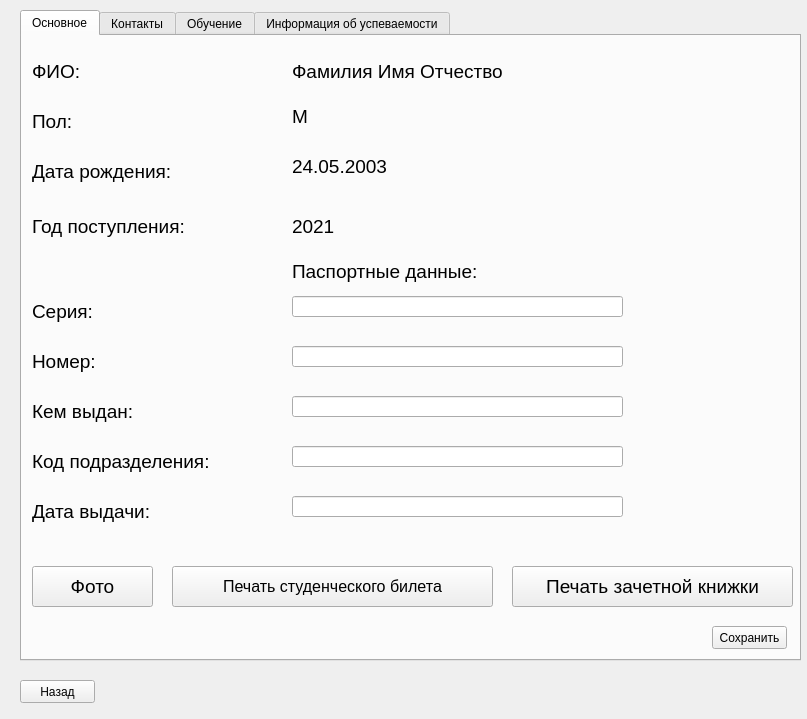
<?xml version="1.0" encoding="UTF-8"?>
<ui version="4.0">
 <class>Anketa</class>
 <widget class="QMainWindow" name="Anketa">
  <property name="geometry">
   <rect>
    <x>0</x>
    <y>0</y>
    <width>807</width>
    <height>719</height>
   </rect>
  </property>
  <property name="windowTitle">
   <string>MainWindow</string>
  </property>
  <widget class="QWidget" name="centralwidget">
   <widget class="QTabWidget" name="tabWidget">
    <property name="geometry">
     <rect>
      <x>20</x>
      <y>10</y>
      <width>781</width>
      <height>651</height>
     </rect>
    </property>
    <property name="currentIndex">
     <number>0</number>
    </property>
    <widget class="QWidget" name="tab">
     <attribute name="title">
      <string>Основное</string>
     </attribute>
     <widget class="QLabel" name="label">
      <property name="geometry">
       <rect>
        <x>10</x>
        <y>20</y>
        <width>51</width>
        <height>31</height>
       </rect>
      </property>
      <property name="font">
       <font>
        <pointsize>14</pointsize>
       </font>
      </property>
      <property name="text">
       <string>ФИО:</string>
      </property>
     </widget>
     <widget class="QLabel" name="label_2">
      <property name="geometry">
       <rect>
        <x>10</x>
        <y>70</y>
        <width>51</width>
        <height>31</height>
       </rect>
      </property>
      <property name="font">
       <font>
        <pointsize>14</pointsize>
       </font>
      </property>
      <property name="text">
       <string>Пол:</string>
      </property>
     </widget>
     <widget class="QLabel" name="label_3">
      <property name="geometry">
       <rect>
        <x>10</x>
        <y>120</y>
        <width>161</width>
        <height>31</height>
       </rect>
      </property>
      <property name="font">
       <font>
        <pointsize>14</pointsize>
       </font>
      </property>
      <property name="text">
       <string>Дата рождения:</string>
      </property>
     </widget>
     <widget class="QLabel" name="label_4">
      <property name="geometry">
       <rect>
        <x>10</x>
        <y>170</y>
        <width>161</width>
        <height>41</height>
       </rect>
      </property>
      <property name="font">
       <font>
        <pointsize>14</pointsize>
       </font>
      </property>
      <property name="text">
       <string>Год поступления:</string>
      </property>
     </widget>
     <widget class="QLabel" name="label_5">
      <property name="geometry">
       <rect>
        <x>270</x>
        <y>220</y>
        <width>191</width>
        <height>31</height>
       </rect>
      </property>
      <property name="font">
       <font>
        <pointsize>14</pointsize>
       </font>
      </property>
      <property name="text">
       <string>Паспортные данные:</string>
      </property>
     </widget>
     <widget class="QLabel" name="label_6">
      <property name="geometry">
       <rect>
        <x>10</x>
        <y>260</y>
        <width>161</width>
        <height>31</height>
       </rect>
      </property>
      <property name="font">
       <font>
        <pointsize>14</pointsize>
       </font>
      </property>
      <property name="text">
       <string>Серия:</string>
      </property>
     </widget>
     <widget class="QLabel" name="label_7">
      <property name="geometry">
       <rect>
        <x>10</x>
        <y>310</y>
        <width>161</width>
        <height>31</height>
       </rect>
      </property>
      <property name="font">
       <font>
        <pointsize>14</pointsize>
       </font>
      </property>
      <property name="text">
       <string>Номер:</string>
      </property>
     </widget>
     <widget class="QLabel" name="label_8">
      <property name="geometry">
       <rect>
        <x>10</x>
        <y>360</y>
        <width>161</width>
        <height>31</height>
       </rect>
      </property>
      <property name="font">
       <font>
        <pointsize>14</pointsize>
       </font>
      </property>
      <property name="text">
       <string>Кем выдан:</string>
      </property>
     </widget>
     <widget class="QLabel" name="label_9">
      <property name="geometry">
       <rect>
        <x>10</x>
        <y>410</y>
        <width>201</width>
        <height>31</height>
       </rect>
      </property>
      <property name="font">
       <font>
        <pointsize>14</pointsize>
       </font>
      </property>
      <property name="text">
       <string>Код подразделения:</string>
      </property>
     </widget>
     <widget class="QLabel" name="label_10">
      <property name="geometry">
       <rect>
        <x>10</x>
        <y>460</y>
        <width>201</width>
        <height>31</height>
       </rect>
      </property>
      <property name="font">
       <font>
        <pointsize>14</pointsize>
       </font>
      </property>
      <property name="text">
       <string>Дата выдачи:</string>
      </property>
     </widget>
     <widget class="QPushButton" name="btn_photo">
      <property name="geometry">
       <rect>
        <x>10</x>
        <y>530</y>
        <width>121</width>
        <height>41</height>
       </rect>
      </property>
      <property name="font">
       <font>
        <pointsize>14</pointsize>
       </font>
      </property>
      <property name="text">
       <string>Фото</string>
      </property>
     </widget>
     <widget class="QLabel" name="label_fio">
      <property name="geometry">
       <rect>
        <x>270</x>
        <y>20</y>
        <width>261</width>
        <height>31</height>
       </rect>
      </property>
      <property name="font">
       <font>
        <pointsize>14</pointsize>
       </font>
      </property>
      <property name="text">
       <string>Фамилия Имя Отчество</string>
      </property>
     </widget>
     <widget class="QLabel" name="label_sex">
      <property name="geometry">
       <rect>
        <x>270</x>
        <y>60</y>
        <width>261</width>
        <height>41</height>
       </rect>
      </property>
      <property name="font">
       <font>
        <pointsize>14</pointsize>
       </font>
      </property>
      <property name="text">
       <string>М</string>
      </property>
     </widget>
     <widget class="QLabel" name="label_birthday">
      <property name="geometry">
       <rect>
        <x>270</x>
        <y>110</y>
        <width>261</width>
        <height>41</height>
       </rect>
      </property>
      <property name="font">
       <font>
        <pointsize>14</pointsize>
       </font>
      </property>
      <property name="text">
       <string>24.05.2003</string>
      </property>
     </widget>
     <widget class="QLabel" name="label_year_join">
      <property name="geometry">
       <rect>
        <x>270</x>
        <y>160</y>
        <width>261</width>
        <height>61</height>
       </rect>
      </property>
      <property name="font">
       <font>
        <pointsize>14</pointsize>
       </font>
      </property>
      <property name="text">
       <string>2021</string>
      </property>
     </widget>
     <widget class="QLineEdit" name="edit_serial">
      <property name="geometry">
       <rect>
        <x>270</x>
        <y>260</y>
        <width>331</width>
        <height>21</height>
       </rect>
      </property>
     </widget>
     <widget class="QLineEdit" name="edit_number">
      <property name="geometry">
       <rect>
        <x>270</x>
        <y>310</y>
        <width>331</width>
        <height>21</height>
       </rect>
      </property>
     </widget>
     <widget class="QLineEdit" name="edit_gave">
      <property name="geometry">
       <rect>
        <x>270</x>
        <y>360</y>
        <width>331</width>
        <height>21</height>
       </rect>
      </property>
     </widget>
     <widget class="QLineEdit" name="edit_code">
      <property name="geometry">
       <rect>
        <x>270</x>
        <y>410</y>
        <width>331</width>
        <height>21</height>
       </rect>
      </property>
     </widget>
     <widget class="QLineEdit" name="edit_date">
      <property name="geometry">
       <rect>
        <x>270</x>
        <y>460</y>
        <width>331</width>
        <height>21</height>
       </rect>
      </property>
     </widget>
     <widget class="QPushButton" name="btn_save">
      <property name="geometry">
       <rect>
        <x>690</x>
        <y>590</y>
        <width>75</width>
        <height>23</height>
       </rect>
      </property>
      <property name="text">
       <string>Сохранить</string>
      </property>
     </widget>
     <widget class="QPushButton" name="btn_study_ticket">
      <property name="geometry">
       <rect>
        <x>150</x>
        <y>530</y>
        <width>321</width>
        <height>41</height>
       </rect>
      </property>
      <property name="font">
       <font>
        <pointsize>12</pointsize>
       </font>
      </property>
      <property name="text">
       <string>Печать студенческого билета</string>
      </property>
     </widget>
     <widget class="QPushButton" name="btn_zachetka">
      <property name="geometry">
       <rect>
        <x>490</x>
        <y>530</y>
        <width>281</width>
        <height>41</height>
       </rect>
      </property>
      <property name="font">
       <font>
        <pointsize>14</pointsize>
       </font>
      </property>
      <property name="text">
       <string>Печать зачетной книжки</string>
      </property>
     </widget>
    </widget>
    <widget class="QWidget" name="tab_2">
     <attribute name="title">
      <string>Контакты</string>
     </attribute>
     <widget class="QLabel" name="label_11">
      <property name="geometry">
       <rect>
        <x>20</x>
        <y>70</y>
        <width>61</width>
        <height>31</height>
       </rect>
      </property>
      <property name="font">
       <font>
        <pointsize>14</pointsize>
       </font>
      </property>
      <property name="text">
       <string>E-mail:</string>
      </property>
     </widget>
     <widget class="QLabel" name="label_12">
      <property name="geometry">
       <rect>
        <x>20</x>
        <y>120</y>
        <width>181</width>
        <height>31</height>
       </rect>
      </property>
      <property name="font">
       <font>
        <pointsize>14</pointsize>
       </font>
      </property>
      <property name="text">
       <string>Адрес по прописке:</string>
      </property>
     </widget>
     <widget class="QLabel" name="label_13">
      <property name="geometry">
       <rect>
        <x>20</x>
        <y>20</y>
        <width>91</width>
        <height>31</height>
       </rect>
      </property>
      <property name="font">
       <font>
        <pointsize>14</pointsize>
       </font>
      </property>
      <property name="text">
       <string>Телефон:</string>
      </property>
     </widget>
     <widget class="QLabel" name="label_14">
      <property name="geometry">
       <rect>
        <x>20</x>
        <y>170</y>
        <width>181</width>
        <height>41</height>
       </rect>
      </property>
      <property name="font">
       <font>
        <pointsize>14</pointsize>
       </font>
      </property>
      <property name="text">
       <string>Адрес проживания:</string>
      </property>
     </widget>
     <widget class="QLineEdit" name="edit_phone_number">
      <property name="geometry">
       <rect>
        <x>240</x>
        <y>20</y>
        <width>331</width>
        <height>21</height>
       </rect>
      </property>
     </widget>
     <widget class="QLineEdit" name="edit_email">
      <property name="geometry">
       <rect>
        <x>240</x>
        <y>70</y>
        <width>331</width>
        <height>21</height>
       </rect>
      </property>
     </widget>
     <widget class="QLineEdit" name="edit_adress_1">
      <property name="geometry">
       <rect>
        <x>240</x>
        <y>120</y>
        <width>331</width>
        <height>21</height>
       </rect>
      </property>
     </widget>
     <widget class="QLineEdit" name="edit_adress_2">
      <property name="geometry">
       <rect>
        <x>240</x>
        <y>180</y>
        <width>331</width>
        <height>21</height>
       </rect>
      </property>
     </widget>
     <widget class="QPushButton" name="btn_save_2">
      <property name="geometry">
       <rect>
        <x>690</x>
        <y>590</y>
        <width>75</width>
        <height>23</height>
       </rect>
      </property>
      <property name="text">
       <string>Сохранить</string>
      </property>
     </widget>
    </widget>
    <widget class="QWidget" name="tab_3">
     <attribute name="title">
      <string>Обучение</string>
     </attribute>
     <widget class="QPushButton" name="btn_save_3">
      <property name="geometry">
       <rect>
        <x>690</x>
        <y>590</y>
        <width>75</width>
        <height>23</height>
       </rect>
      </property>
      <property name="text">
       <string>Сохранить</string>
      </property>
     </widget>
     <widget class="QLabel" name="label_15">
      <property name="geometry">
       <rect>
        <x>10</x>
        <y>60</y>
        <width>131</width>
        <height>31</height>
       </rect>
      </property>
      <property name="font">
       <font>
        <pointsize>14</pointsize>
       </font>
      </property>
      <property name="text">
       <string>Направление:</string>
      </property>
     </widget>
     <widget class="QLabel" name="label_16">
      <property name="geometry">
       <rect>
        <x>10</x>
        <y>160</y>
        <width>261</width>
        <height>41</height>
       </rect>
      </property>
      <property name="font">
       <font>
        <pointsize>14</pointsize>
       </font>
      </property>
      <property name="text">
       <string>Номер студенческого билета:</string>
      </property>
     </widget>
     <widget class="QLabel" name="label_17">
      <property name="geometry">
       <rect>
        <x>10</x>
        <y>110</y>
        <width>181</width>
        <height>31</height>
       </rect>
      </property>
      <property name="font">
       <font>
        <pointsize>14</pointsize>
       </font>
      </property>
      <property name="text">
       <string>Номер группы:</string>
      </property>
     </widget>
     <widget class="QLabel" name="label_18">
      <property name="geometry">
       <rect>
        <x>10</x>
        <y>10</y>
        <width>101</width>
        <height>31</height>
       </rect>
      </property>
      <property name="font">
       <font>
        <pointsize>14</pointsize>
       </font>
      </property>
      <property name="text">
       <string>Факультет:</string>
      </property>
     </widget>
     <widget class="QLabel" name="label_19">
      <property name="geometry">
       <rect>
        <x>10</x>
        <y>260</y>
        <width>261</width>
        <height>31</height>
       </rect>
      </property>
      <property name="font">
       <font>
        <pointsize>14</pointsize>
       </font>
      </property>
      <property name="text">
       <string>Номер читательского билета:</string>
      </property>
     </widget>
     <widget class="QLabel" name="label_20">
      <property name="geometry">
       <rect>
        <x>10</x>
        <y>210</y>
        <width>261</width>
        <height>31</height>
       </rect>
      </property>
      <property name="font">
       <font>
        <pointsize>14</pointsize>
       </font>
      </property>
      <property name="text">
       <string>Номер зачетной книжки:</string>
      </property>
     </widget>
     <widget class="QLabel" name="label_21">
      <property name="geometry">
       <rect>
        <x>10</x>
        <y>360</y>
        <width>181</width>
        <height>41</height>
       </rect>
      </property>
      <property name="font">
       <font>
        <pointsize>14</pointsize>
       </font>
      </property>
      <property name="text">
       <string>Дата отчисления:</string>
      </property>
     </widget>
     <widget class="QLabel" name="label_22">
      <property name="geometry">
       <rect>
        <x>10</x>
        <y>310</y>
        <width>181</width>
        <height>31</height>
       </rect>
      </property>
      <property name="font">
       <font>
        <pointsize>14</pointsize>
       </font>
      </property>
      <property name="text">
       <string>Дата зачисления:</string>
      </property>
     </widget>
     <widget class="QLineEdit" name="edit_chit_bilet">
      <property name="geometry">
       <rect>
        <x>320</x>
        <y>270</y>
        <width>301</width>
        <height>20</height>
       </rect>
      </property>
     </widget>
     <widget class="QComboBox" name="comboBox_group_number">
      <property name="geometry">
       <rect>
        <x>320</x>
        <y>110</y>
        <width>291</width>
        <height>22</height>
       </rect>
      </property>
      <item>
       <property name="text">
        <string>69</string>
       </property>
      </item>
      <item>
       <property name="text">
        <string>228</string>
       </property>
      </item>
     </widget>
     <widget class="QLabel" name="label_facultet">
      <property name="geometry">
       <rect>
        <x>320</x>
        <y>10</y>
        <width>421</width>
        <height>31</height>
       </rect>
      </property>
      <property name="font">
       <font>
        <pointsize>14</pointsize>
       </font>
      </property>
      <property name="text">
       <string>Факультет</string>
      </property>
     </widget>
     <widget class="QLabel" name="label_branch">
      <property name="geometry">
       <rect>
        <x>320</x>
        <y>50</y>
        <width>431</width>
        <height>41</height>
       </rect>
      </property>
      <property name="font">
       <font>
        <pointsize>14</pointsize>
       </font>
      </property>
      <property name="text">
       <string>Направление</string>
      </property>
     </widget>
     <widget class="QLabel" name="label_stud_number">
      <property name="geometry">
       <rect>
        <x>320</x>
        <y>160</y>
        <width>131</width>
        <height>41</height>
       </rect>
      </property>
      <property name="font">
       <font>
        <pointsize>14</pointsize>
       </font>
      </property>
      <property name="text">
       <string>22345</string>
      </property>
     </widget>
     <widget class="QLabel" name="label_zach_number">
      <property name="geometry">
       <rect>
        <x>320</x>
        <y>200</y>
        <width>131</width>
        <height>41</height>
       </rect>
      </property>
      <property name="font">
       <font>
        <pointsize>14</pointsize>
       </font>
      </property>
      <property name="text">
       <string>22345</string>
      </property>
     </widget>
     <widget class="QLabel" name="label_date_zach">
      <property name="geometry">
       <rect>
        <x>320</x>
        <y>300</y>
        <width>131</width>
        <height>41</height>
       </rect>
      </property>
      <property name="font">
       <font>
        <pointsize>14</pointsize>
       </font>
      </property>
      <property name="text">
       <string>17.03.2021</string>
      </property>
     </widget>
     <widget class="QLabel" name="label_date_otch">
      <property name="geometry">
       <rect>
        <x>320</x>
        <y>360</y>
        <width>131</width>
        <height>41</height>
       </rect>
      </property>
      <property name="font">
       <font>
        <pointsize>14</pointsize>
       </font>
      </property>
      <property name="text">
       <string>17.03.2025</string>
      </property>
     </widget>
    </widget>
    <widget class="QWidget" name="tab_4">
     <attribute name="title">
      <string>Информация об успеваемости</string>
     </attribute>
     <widget class="QTabWidget" name="tabWidget_2">
      <property name="geometry">
       <rect>
        <x>0</x>
        <y>0</y>
        <width>781</width>
        <height>611</height>
       </rect>
      </property>
      <property name="currentIndex">
       <number>5</number>
      </property>
      <widget class="QWidget" name="tab_5">
       <attribute name="title">
        <string>Лабораторные</string>
       </attribute>
       <widget class="QTableWidget" name="tableWidget">
        <property name="geometry">
         <rect>
          <x>10</x>
          <y>10</y>
          <width>751</width>
          <height>421</height>
         </rect>
        </property>
        <row>
         <property name="text">
          <string>1</string>
         </property>
        </row>
        <column>
         <property name="text">
          <string>id</string>
         </property>
        </column>
        <column>
         <property name="text">
          <string>Название</string>
         </property>
        </column>
        <column>
         <property name="text">
          <string>Предмет</string>
         </property>
        </column>
        <column>
         <property name="text">
          <string>Оценка</string>
         </property>
        </column>
        <item row="0" column="0">
         <property name="text">
          <string>1</string>
         </property>
        </item>
        <item row="0" column="1">
         <property name="text">
          <string>Разработка на 1С</string>
         </property>
        </item>
        <item row="0" column="2">
         <property name="text">
          <string>Информатика</string>
         </property>
        </item>
        <item row="0" column="3">
         <property name="text">
          <string>5</string>
         </property>
        </item>
       </widget>
       <widget class="QPushButton" name="pushButton">
        <property name="geometry">
         <rect>
          <x>644</x>
          <y>542</y>
          <width>121</width>
          <height>31</height>
         </rect>
        </property>
        <property name="text">
         <string>Добавить</string>
        </property>
       </widget>
       <widget class="QLineEdit" name="lineEdit">
        <property name="geometry">
         <rect>
          <x>110</x>
          <y>440</y>
          <width>371</width>
          <height>20</height>
         </rect>
        </property>
       </widget>
       <widget class="QLabel" name="label_23">
        <property name="geometry">
         <rect>
          <x>10</x>
          <y>440</y>
          <width>101</width>
          <height>16</height>
         </rect>
        </property>
        <property name="font">
         <font>
          <pointsize>12</pointsize>
         </font>
        </property>
        <property name="text">
         <string>Название:</string>
        </property>
       </widget>
       <widget class="QLabel" name="label_24">
        <property name="geometry">
         <rect>
          <x>10</x>
          <y>470</y>
          <width>101</width>
          <height>16</height>
         </rect>
        </property>
        <property name="font">
         <font>
          <pointsize>12</pointsize>
         </font>
        </property>
        <property name="text">
         <string>Предмет:</string>
        </property>
       </widget>
       <widget class="QLineEdit" name="lineEdit_2">
        <property name="geometry">
         <rect>
          <x>110</x>
          <y>470</y>
          <width>371</width>
          <height>20</height>
         </rect>
        </property>
       </widget>
       <widget class="QLabel" name="label_25">
        <property name="geometry">
         <rect>
          <x>10</x>
          <y>500</y>
          <width>101</width>
          <height>16</height>
         </rect>
        </property>
        <property name="font">
         <font>
          <pointsize>12</pointsize>
         </font>
        </property>
        <property name="text">
         <string>Оценка:</string>
        </property>
       </widget>
       <widget class="QLineEdit" name="lineEdit_3">
        <property name="geometry">
         <rect>
          <x>110</x>
          <y>500</y>
          <width>371</width>
          <height>20</height>
         </rect>
        </property>
       </widget>
      </widget>
      <widget class="QWidget" name="tab_6">
       <attribute name="title">
        <string>Курсовые</string>
       </attribute>
       <widget class="QPushButton" name="pushButton_2">
        <property name="geometry">
         <rect>
          <x>644</x>
          <y>542</y>
          <width>121</width>
          <height>31</height>
         </rect>
        </property>
        <property name="text">
         <string>Добавить</string>
        </property>
       </widget>
       <widget class="QLineEdit" name="lineEdit_4">
        <property name="geometry">
         <rect>
          <x>110</x>
          <y>500</y>
          <width>371</width>
          <height>20</height>
         </rect>
        </property>
       </widget>
       <widget class="QLineEdit" name="lineEdit_5">
        <property name="geometry">
         <rect>
          <x>110</x>
          <y>470</y>
          <width>371</width>
          <height>20</height>
         </rect>
        </property>
       </widget>
       <widget class="QTableWidget" name="tableWidget_2">
        <property name="geometry">
         <rect>
          <x>10</x>
          <y>10</y>
          <width>751</width>
          <height>421</height>
         </rect>
        </property>
        <row>
         <property name="text">
          <string>1</string>
         </property>
        </row>
        <column>
         <property name="text">
          <string>id</string>
         </property>
        </column>
        <column>
         <property name="text">
          <string>Название</string>
         </property>
        </column>
        <column>
         <property name="text">
          <string>Предмет</string>
         </property>
        </column>
        <column>
         <property name="text">
          <string>Оценка</string>
         </property>
        </column>
        <item row="0" column="0">
         <property name="text">
          <string>1</string>
         </property>
        </item>
        <item row="0" column="1">
         <property name="text">
          <string>Разработка на 1С</string>
         </property>
        </item>
        <item row="0" column="2">
         <property name="text">
          <string>Информатика</string>
         </property>
        </item>
        <item row="0" column="3">
         <property name="text">
          <string>5</string>
         </property>
        </item>
       </widget>
       <widget class="QLabel" name="label_26">
        <property name="geometry">
         <rect>
          <x>10</x>
          <y>440</y>
          <width>101</width>
          <height>16</height>
         </rect>
        </property>
        <property name="font">
         <font>
          <pointsize>12</pointsize>
         </font>
        </property>
        <property name="text">
         <string>Название:</string>
        </property>
       </widget>
       <widget class="QLabel" name="label_27">
        <property name="geometry">
         <rect>
          <x>10</x>
          <y>470</y>
          <width>101</width>
          <height>16</height>
         </rect>
        </property>
        <property name="font">
         <font>
          <pointsize>12</pointsize>
         </font>
        </property>
        <property name="text">
         <string>Предмет:</string>
        </property>
       </widget>
       <widget class="QLineEdit" name="lineEdit_6">
        <property name="geometry">
         <rect>
          <x>110</x>
          <y>440</y>
          <width>371</width>
          <height>20</height>
         </rect>
        </property>
       </widget>
       <widget class="QLabel" name="label_28">
        <property name="geometry">
         <rect>
          <x>10</x>
          <y>500</y>
          <width>101</width>
          <height>16</height>
         </rect>
        </property>
        <property name="font">
         <font>
          <pointsize>12</pointsize>
         </font>
        </property>
        <property name="text">
         <string>Оценка:</string>
        </property>
       </widget>
      </widget>
      <widget class="QWidget" name="tab_7">
       <attribute name="title">
        <string>Зачеты</string>
       </attribute>
       <widget class="QPushButton" name="pushButton_3">
        <property name="geometry">
         <rect>
          <x>644</x>
          <y>542</y>
          <width>121</width>
          <height>31</height>
         </rect>
        </property>
        <property name="text">
         <string>Добавить</string>
        </property>
       </widget>
       <widget class="QLineEdit" name="lineEdit_7">
        <property name="geometry">
         <rect>
          <x>110</x>
          <y>500</y>
          <width>371</width>
          <height>20</height>
         </rect>
        </property>
       </widget>
       <widget class="QLineEdit" name="lineEdit_8">
        <property name="geometry">
         <rect>
          <x>110</x>
          <y>470</y>
          <width>371</width>
          <height>20</height>
         </rect>
        </property>
       </widget>
       <widget class="QTableWidget" name="tableWidget_3">
        <property name="geometry">
         <rect>
          <x>10</x>
          <y>10</y>
          <width>751</width>
          <height>421</height>
         </rect>
        </property>
        <row>
         <property name="text">
          <string>1</string>
         </property>
        </row>
        <column>
         <property name="text">
          <string>id</string>
         </property>
        </column>
        <column>
         <property name="text">
          <string>Название</string>
         </property>
        </column>
        <column>
         <property name="text">
          <string>Предмет</string>
         </property>
        </column>
        <column>
         <property name="text">
          <string>Оценка</string>
         </property>
        </column>
        <item row="0" column="0">
         <property name="text">
          <string>1</string>
         </property>
        </item>
        <item row="0" column="1">
         <property name="text">
          <string>Разработка на 1С</string>
         </property>
        </item>
        <item row="0" column="2">
         <property name="text">
          <string>Информатика</string>
         </property>
        </item>
        <item row="0" column="3">
         <property name="text">
          <string>5</string>
         </property>
        </item>
       </widget>
       <widget class="QLabel" name="label_29">
        <property name="geometry">
         <rect>
          <x>10</x>
          <y>440</y>
          <width>101</width>
          <height>16</height>
         </rect>
        </property>
        <property name="font">
         <font>
          <pointsize>12</pointsize>
         </font>
        </property>
        <property name="text">
         <string>Название:</string>
        </property>
       </widget>
       <widget class="QLabel" name="label_30">
        <property name="geometry">
         <rect>
          <x>10</x>
          <y>470</y>
          <width>101</width>
          <height>16</height>
         </rect>
        </property>
        <property name="font">
         <font>
          <pointsize>12</pointsize>
         </font>
        </property>
        <property name="text">
         <string>Предмет:</string>
        </property>
       </widget>
       <widget class="QLineEdit" name="lineEdit_9">
        <property name="geometry">
         <rect>
          <x>110</x>
          <y>440</y>
          <width>371</width>
          <height>20</height>
         </rect>
        </property>
       </widget>
       <widget class="QLabel" name="label_31">
        <property name="geometry">
         <rect>
          <x>10</x>
          <y>500</y>
          <width>101</width>
          <height>16</height>
         </rect>
        </property>
        <property name="font">
         <font>
          <pointsize>12</pointsize>
         </font>
        </property>
        <property name="text">
         <string>Оценка:</string>
        </property>
       </widget>
      </widget>
      <widget class="QWidget" name="tab_8">
       <attribute name="title">
        <string>Экзамены</string>
       </attribute>
       <widget class="QPushButton" name="pushButton_4">
        <property name="geometry">
         <rect>
          <x>644</x>
          <y>542</y>
          <width>121</width>
          <height>31</height>
         </rect>
        </property>
        <property name="text">
         <string>Добавить</string>
        </property>
       </widget>
       <widget class="QLineEdit" name="lineEdit_10">
        <property name="geometry">
         <rect>
          <x>110</x>
          <y>500</y>
          <width>371</width>
          <height>20</height>
         </rect>
        </property>
       </widget>
       <widget class="QLineEdit" name="lineEdit_11">
        <property name="geometry">
         <rect>
          <x>110</x>
          <y>470</y>
          <width>371</width>
          <height>20</height>
         </rect>
        </property>
       </widget>
       <widget class="QTableWidget" name="tableWidget_4">
        <property name="geometry">
         <rect>
          <x>10</x>
          <y>10</y>
          <width>751</width>
          <height>421</height>
         </rect>
        </property>
        <row>
         <property name="text">
          <string>1</string>
         </property>
        </row>
        <column>
         <property name="text">
          <string>id</string>
         </property>
        </column>
        <column>
         <property name="text">
          <string>Название</string>
         </property>
        </column>
        <column>
         <property name="text">
          <string>Предмет</string>
         </property>
        </column>
        <column>
         <property name="text">
          <string>Оценка</string>
         </property>
        </column>
        <item row="0" column="0">
         <property name="text">
          <string>1</string>
         </property>
        </item>
        <item row="0" column="1">
         <property name="text">
          <string>Разработка на 1С</string>
         </property>
        </item>
        <item row="0" column="2">
         <property name="text">
          <string>Информатика</string>
         </property>
        </item>
        <item row="0" column="3">
         <property name="text">
          <string>5</string>
         </property>
        </item>
       </widget>
       <widget class="QLabel" name="label_32">
        <property name="geometry">
         <rect>
          <x>10</x>
          <y>440</y>
          <width>101</width>
          <height>16</height>
         </rect>
        </property>
        <property name="font">
         <font>
          <pointsize>12</pointsize>
         </font>
        </property>
        <property name="text">
         <string>Название:</string>
        </property>
       </widget>
       <widget class="QLabel" name="label_33">
        <property name="geometry">
         <rect>
          <x>10</x>
          <y>470</y>
          <width>101</width>
          <height>16</height>
         </rect>
        </property>
        <property name="font">
         <font>
          <pointsize>12</pointsize>
         </font>
        </property>
        <property name="text">
         <string>Предмет:</string>
        </property>
       </widget>
       <widget class="QLineEdit" name="lineEdit_12">
        <property name="geometry">
         <rect>
          <x>110</x>
          <y>440</y>
          <width>371</width>
          <height>20</height>
         </rect>
        </property>
       </widget>
       <widget class="QLabel" name="label_34">
        <property name="geometry">
         <rect>
          <x>10</x>
          <y>500</y>
          <width>101</width>
          <height>16</height>
         </rect>
        </property>
        <property name="font">
         <font>
          <pointsize>12</pointsize>
         </font>
        </property>
        <property name="text">
         <string>Оценка:</string>
        </property>
       </widget>
      </widget>
      <widget class="QWidget" name="tab_9">
       <attribute name="title">
        <string>Практики</string>
       </attribute>
       <widget class="QPushButton" name="pushButton_5">
        <property name="geometry">
         <rect>
          <x>644</x>
          <y>542</y>
          <width>121</width>
          <height>31</height>
         </rect>
        </property>
        <property name="text">
         <string>Добавить</string>
        </property>
       </widget>
       <widget class="QLineEdit" name="lineEdit_13">
        <property name="geometry">
         <rect>
          <x>110</x>
          <y>500</y>
          <width>371</width>
          <height>20</height>
         </rect>
        </property>
       </widget>
       <widget class="QLineEdit" name="lineEdit_14">
        <property name="geometry">
         <rect>
          <x>110</x>
          <y>470</y>
          <width>371</width>
          <height>20</height>
         </rect>
        </property>
       </widget>
       <widget class="QTableWidget" name="tableWidget_5">
        <property name="geometry">
         <rect>
          <x>10</x>
          <y>10</y>
          <width>751</width>
          <height>421</height>
         </rect>
        </property>
        <row>
         <property name="text">
          <string>1</string>
         </property>
        </row>
        <column>
         <property name="text">
          <string>id</string>
         </property>
        </column>
        <column>
         <property name="text">
          <string>Название</string>
         </property>
        </column>
        <column>
         <property name="text">
          <string>Предмет</string>
         </property>
        </column>
        <column>
         <property name="text">
          <string>Оценка</string>
         </property>
        </column>
        <item row="0" column="0">
         <property name="text">
          <string>1</string>
         </property>
        </item>
        <item row="0" column="1">
         <property name="text">
          <string>Разработка на 1С</string>
         </property>
        </item>
        <item row="0" column="2">
         <property name="text">
          <string>Информатика</string>
         </property>
        </item>
        <item row="0" column="3">
         <property name="text">
          <string>5</string>
         </property>
        </item>
       </widget>
       <widget class="QLabel" name="label_35">
        <property name="geometry">
         <rect>
          <x>10</x>
          <y>440</y>
          <width>101</width>
          <height>16</height>
         </rect>
        </property>
        <property name="font">
         <font>
          <pointsize>12</pointsize>
         </font>
        </property>
        <property name="text">
         <string>Название:</string>
        </property>
       </widget>
       <widget class="QLabel" name="label_36">
        <property name="geometry">
         <rect>
          <x>10</x>
          <y>470</y>
          <width>101</width>
          <height>16</height>
         </rect>
        </property>
        <property name="font">
         <font>
          <pointsize>12</pointsize>
         </font>
        </property>
        <property name="text">
         <string>Предмет:</string>
        </property>
       </widget>
       <widget class="QLineEdit" name="lineEdit_15">
        <property name="geometry">
         <rect>
          <x>110</x>
          <y>440</y>
          <width>371</width>
          <height>20</height>
         </rect>
        </property>
       </widget>
       <widget class="QLabel" name="label_37">
        <property name="geometry">
         <rect>
          <x>10</x>
          <y>500</y>
          <width>101</width>
          <height>16</height>
         </rect>
        </property>
        <property name="font">
         <font>
          <pointsize>12</pointsize>
         </font>
        </property>
        <property name="text">
         <string>Оценка:</string>
        </property>
       </widget>
      </widget>
      <widget class="QWidget" name="tab_10">
       <attribute name="title">
        <string>Диплом</string>
       </attribute>
       <widget class="QPushButton" name="pushButton_6">
        <property name="geometry">
         <rect>
          <x>644</x>
          <y>542</y>
          <width>121</width>
          <height>31</height>
         </rect>
        </property>
        <property name="text">
         <string>Добавить</string>
        </property>
       </widget>
       <widget class="QLineEdit" name="lineEdit_16">
        <property name="geometry">
         <rect>
          <x>110</x>
          <y>500</y>
          <width>371</width>
          <height>20</height>
         </rect>
        </property>
       </widget>
       <widget class="QLineEdit" name="lineEdit_17">
        <property name="geometry">
         <rect>
          <x>110</x>
          <y>470</y>
          <width>371</width>
          <height>20</height>
         </rect>
        </property>
       </widget>
       <widget class="QTableWidget" name="tableWidget_6">
        <property name="geometry">
         <rect>
          <x>10</x>
          <y>10</y>
          <width>751</width>
          <height>421</height>
         </rect>
        </property>
        <row>
         <property name="text">
          <string>1</string>
         </property>
        </row>
        <column>
         <property name="text">
          <string>id</string>
         </property>
        </column>
        <column>
         <property name="text">
          <string>Название</string>
         </property>
        </column>
        <column>
         <property name="text">
          <string>Предмет</string>
         </property>
        </column>
        <column>
         <property name="text">
          <string>Оценка</string>
         </property>
        </column>
        <item row="0" column="0">
         <property name="text">
          <string>1</string>
         </property>
        </item>
        <item row="0" column="1">
         <property name="text">
          <string>Разработка на 1С</string>
         </property>
        </item>
        <item row="0" column="2">
         <property name="text">
          <string>Информатика</string>
         </property>
        </item>
        <item row="0" column="3">
         <property name="text">
          <string>5</string>
         </property>
        </item>
       </widget>
       <widget class="QLabel" name="label_38">
        <property name="geometry">
         <rect>
          <x>10</x>
          <y>440</y>
          <width>101</width>
          <height>16</height>
         </rect>
        </property>
        <property name="font">
         <font>
          <pointsize>12</pointsize>
         </font>
        </property>
        <property name="text">
         <string>Название:</string>
        </property>
       </widget>
       <widget class="QLabel" name="label_39">
        <property name="geometry">
         <rect>
          <x>10</x>
          <y>470</y>
          <width>101</width>
          <height>16</height>
         </rect>
        </property>
        <property name="font">
         <font>
          <pointsize>12</pointsize>
         </font>
        </property>
        <property name="text">
         <string>Предмет:</string>
        </property>
       </widget>
       <widget class="QLineEdit" name="lineEdit_18">
        <property name="geometry">
         <rect>
          <x>110</x>
          <y>440</y>
          <width>371</width>
          <height>20</height>
         </rect>
        </property>
       </widget>
       <widget class="QLabel" name="label_40">
        <property name="geometry">
         <rect>
          <x>10</x>
          <y>500</y>
          <width>101</width>
          <height>16</height>
         </rect>
        </property>
        <property name="font">
         <font>
          <pointsize>12</pointsize>
         </font>
        </property>
        <property name="text">
         <string>Оценка:</string>
        </property>
       </widget>
      </widget>
     </widget>
    </widget>
   </widget>
   <widget class="QPushButton" name="btn_go_to_menu">
    <property name="geometry">
     <rect>
      <x>20</x>
      <y>680</y>
      <width>75</width>
      <height>23</height>
     </rect>
    </property>
    <property name="text">
     <string>Назад</string>
    </property>
   </widget>
  </widget>
 </widget>
 <resources/>
 <connections/>
</ui>
